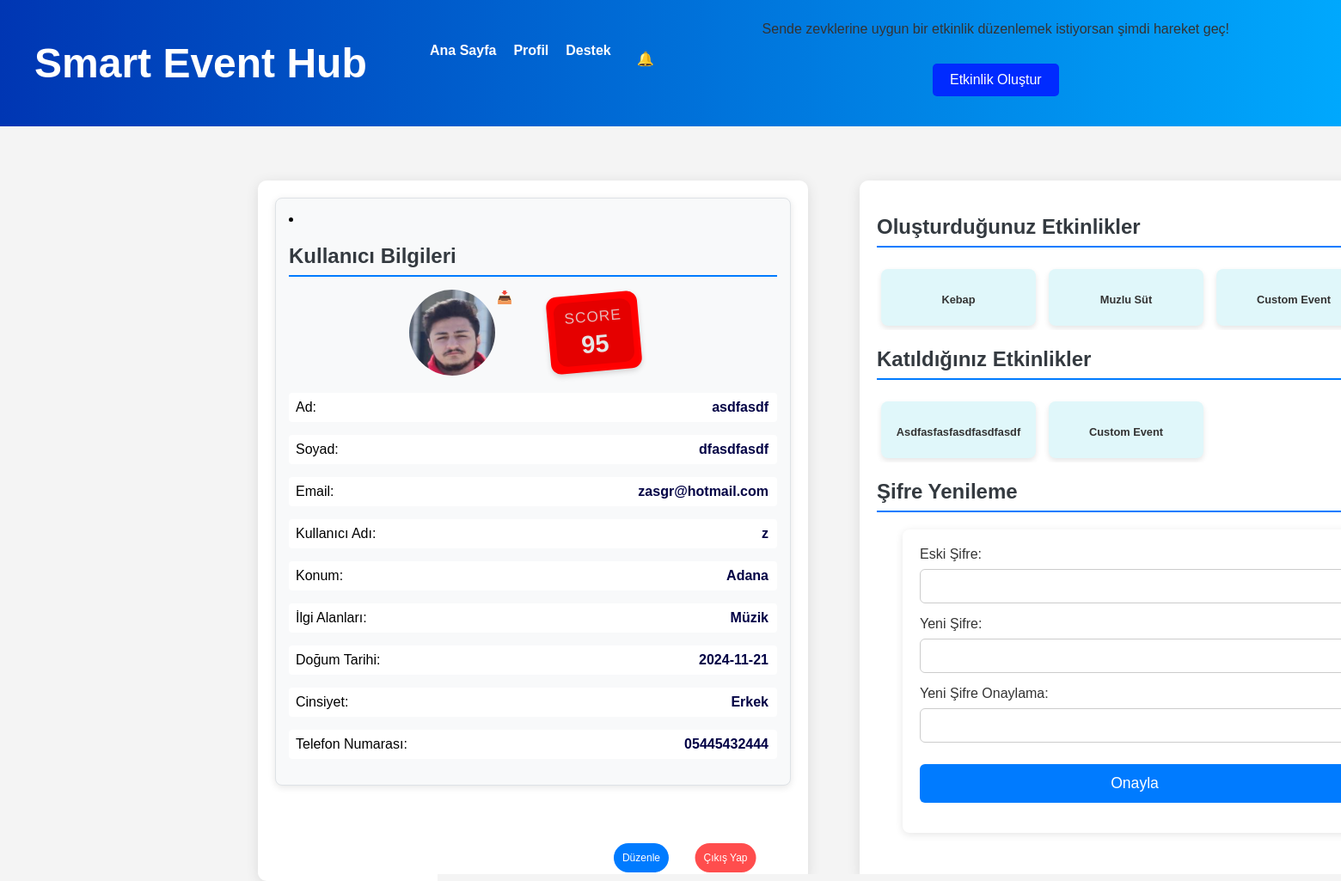
Screenshot of /profile (signed in) with the database file from the repository.
### tables this page shows
CREATE TABLE users (
        ID INTEGER PRIMARY KEY AUTOINCREMENT,
        username TEXT NOT NULL UNIQUE,
        password TEXT NOT NULL,
        email TEXT NOT NULL UNIQUE,
        location TEXT NOT NULL,
        interests TEXT NOT NULL,
        first_name TEXT NOT NULL,
        last_name TEXT NOT NULL,
        birth_date TEXT NOT NULL,
        gender TEXT NOT NULL,
        phone_number TEXT NOT NULL UNIQUE,
        profile_photo TEXT NOT NULL,
        status TEXT NOT NULL DEFAULT 'user'
    );

CREATE TABLE events (
        ID INTEGER PRIMARY KEY AUTOINCREMENT,
        event_name TEXT NOT NULL,
        description TEXT NOT NULL,
        startDate TEXT NOT NULL,
        finishDate TEXT NOT NULL,
        startTime TEXT NOT NULL,
        finishTime TEXT NOT NULL,
        duration TEXT NOT NULL,
        city TEXT NOT NULL,        
        address TEXT NOT NULL,        
        category TEXT NOT NULL,
        creator_username TEXT NOT NULL,
        isApproved BOOLEAN DEFAULT FALSE NOT NULL
    );

### app.py (the view)
@app.route('/profile')
def profile():
    user_data = session.get('user')
    if user_data:
        print(f"User Data: {user_data}")
        interests = user_data.get('interests', [])
        if isinstance(interests, list):
            interests_list = interests
        else:
            interests_list = interests.split(', ') if interests else []
        username = user_data.get('username')
        user_events = get_created_events_by_username(username)
        attended_events = get_user_attended_events(get_user_id_by_username(username))
        user_score = get_user_score(get_user_id_by_username(username))
        return render_template('userProfile.html', user=user_data, interests=interests_list, user_events=user_events, attended_events = attended_events, score=user_score)
    else:
        flash('Lütfen önce giriş yapın!')
        return redirect(url_for('login_form'))

### database.py (called while the page is built)
def get_db_connection():
    conn = sqlite3.connect(DATABASE)
    conn.row_factory = sqlite3.Row
    return conn

def get_user_score(user_id):
    conn = sqlite3.connect(DATABASE)
    cursor = conn.cursor()
    try:
        cursor.execute('''
            SELECT points FROM scores
            WHERE user_ID = ?
        ''', (user_id,))
        result = cursor.fetchone()
        if result:
            return result[0]
        else:
            return 0
    except Exception as e:
        print(f"Bir hata oluştu: {e}")
        return None
    finally:
        conn.close()

def get_user_id_by_username(username):
    conn = sqlite3.connect(DATABASE)
    cursor = conn.cursor()
    cursor.execute("SELECT ID FROM users WHERE username = ?", (username,))
    user = cursor.fetchone()
    if user:
        return user[0]
    else:
        return None
    conn.close()

def get_created_events_by_username(username):
    conn = get_db_connection()
    cursor = conn.cursor()
    cursor.execute('''
        SELECT * FROM events WHERE creator_username = ?
    ''', (username,))
    events = cursor.fetchall()
    conn.close()
    return events

### templates/userProfile.html (shortened to what this page needs)
<!DOCTYPE html>
<html lang="tr">
<head>
    <link rel="stylesheet" href="{{ url_for('static', filename='css/user_style.css') }}">
</head>
<body>
        {% include 'header.html' %}
        <div class="info-container">
        <section class="user-info">
            <li>
                <form action="{{ url_for('logout') }}" method="POST">
                    <button type="submit" class="logout-button">Çıkış Yap</button>
                </form>
            </li>
            <h2>Kullanıcı Bilgileri</h2>
            <button class="edit" onclick="redirectToEditProfile()">Düzenle</button>
            <div class="user-details">
                <div class="profile-picture-container">
                    <img src="{{ url_for('static', filename=user.profile_photo) }}" alt="Profil Fotoğrafı" class="profile-picture">
                    <button class="update-picture-btn" onclick="triggerFileInput()">📥</button>
                <div class="rating-container">
                    <span class="score-label">Score</span>
                    <span class="rating-text" id="scoreText" data-score="{{ score }}"> {{ score }} </span>
                </div>
                </div>
                <div class="user-details">
                    <div class="user-info-item">
                        <p>Ad: <span class="highlight" id="first-name">{{ user.first_name }}</span></p>
                    </div>
                    <div class="user-info-item">
                        <p>Soyad: <span class="highlight" id="last-name">{{ user.last_name }}</span></p>
                    </div>
                    <div class="user-info-item">
                        <p>Email: <span class="highlight " id="email">{{ user.email }}</span></p>
                    </div>
                    <div class="user-info-item">
                        <p>Kullanıcı Adı: <span class="highlight" id="username">{{ user.username }}</span></p>
                    </div>
                    <div class="user-info-item">
                        <p>Konum: <span class="highlight" id="location">{{ user.location }}</span></p>
                    </div>
                    <div class="user-info-item">
                    <p>İlgi Alanları:
                    <span class="highlight" id="interests-display">
                        {% for interest in interests %}
                            {{ interest }}<br>
                        {% endfor %}
                    </span>
                </p>
                    </div>
                    <div class="user-info-item">
                        <p>Doğum Tarihi: <span class="highlight" id="birth-date">{{ user.birthday }}</span></p>
                    </div>
                    <div class="user-info-item">
                        <p>Cinsiyet: <span class="highlight" id="gender">{{ user.gender }}</span></p>
                    </div>
                    <div class="user-info-item">
                        <p>Telefon Numarası: <span class="highlight" id="phone-number">{{ user.phone_number }}</span></p>
                    </div>
                </div>
            </div>
        </section>
    </div>
    <div class="event-container">
        <h2>Oluşturduğunuz Etkinlikler</h2>
            <div class="event-list">
                {% for event in user_events %}
                    <a href="{{ url_for('event_detail', event_id=event.ID) }}" class="link">
                        <div class="event-card">
                                <h3 class="event-title">{{ event['event_name'] }}</h3>
                        </div>
                    </a>
                {% else %}
                    <p>Oluşturduğunuz bir etkinlik bulunmamaktadır.</p>
                {% endfor %}
            </div>
        <h2>Katıldığınız Etkinlikler</h2>
                <div class="event-list">
                {% for event in attended_events %}
                    <a href="{{ url_for('event_detail', event_id=event.ID) }}" class="link">
                        <div class="event-card">
                                <h3 class="event-title">{{ event['event_name'] }}</h3>
                        </div>
                    </a>
                {% else %}
                    <p>Katıldığınız bir etkinlik bulunmamaktadır.</p>
                {% endfor %}
            </div>
        <h2>Şifre Yenileme</h2>
        <div class="password-reset">
            <div>
                <label for="old-password">Eski Şifre:</label>
                <input type="password" id="old-password" name="old-password">
            </div>
            <div>
                <label for="new-password">Yeni Şifre:</label>
                <input type="password" id="new-password" name="new-password">
            </div>
            <div>
                <label for="confirm-new-password">Yeni Şifre Onaylama:</label>
                <input type="password" id="confirm-new-password" name="confirm-new-password">
            </div>
            <div>
                <button class="resetPassword" onclick="resetPassword()">Onayla</button>
            </div>
        </div>
    </div>
</body>
</html>

### templates/header.html (shortened to what this page needs)
<!DOCTYPE html>
<html lang="tr">
<head>
    <link rel="stylesheet" href="{{ url_for('static', filename='css/header_style.css') }}">
</head>
<body>
    <header>
        <h1>Smart Event Hub</h1>
        <nav>
            <ul class="nav-links">
                <li><a href="{{ url_for('main_page') }}">Ana Sayfa</a></li>
                <li><a href="{{ url_for('profile') }}">Profil</a></li>
                <li><a href="#">Destek</a></li>
                <li>
                    <div class="notification-container">
                        <button class="notification-button" onclick="toggleNotifications()">🔔</button>
                    </div>
                </li>
            </ul>
        </nav>
        <div class="event-action">
            <p class="event-info">Sende zevklerine uygun bir etkinlik düzenlemek istiyorsan şimdi hareket geç!</p>
            <a href="{{ url_for('event_create') }}">
                <button class="add-event-button">Etkinlik Oluştur</button>
            </a>
        </div>
    </header>
</body>
</html>

### static/css/header_style.css (style rules this page uses)
body, html { margin: 0; padding: 0; width: 100%; height: 100%; }
header { display: flex; align-items: center; justify-content: space-between; background: linear-gradient(to right, #0036b3, #00Abff); color: black; padding: 15px 20px; width: 100%; }
h1 { font-size: 48px; color: white; text-align: left; padding-left: 20px; margin: 5px 0; font-weight: bold; flex-grow: 1; }
nav { margin: 0 auto; padding: 20px; width: fit-content; }
.nav-links { list-style: none; display: flex; gap: 20px; margin: 0; padding: 0; position: absolute; top: 50px; left: 500px; }
.nav-links li a { text-decoration: none; color: white; font-weight: bold; }
.event-action { display: flex; flex-direction: column; align-items: center; margin-bottom: 20px; margin-left: 150px; position: relative; left: -150px; }
.event-info { font-size: 1em; color: #333; margin-top: 10px; text-align: left; }
.add-event-button { background-color: #002bff; color: white; border: none; padding: 10px 20px; cursor: pointer; border-radius: 5px; margin-top: 15px; transition: background-color 0.3s; }
.notification-button { background-color: transparent; border: none; color: white; padding: 10px; cursor: pointer; font-size: 16px; position: absolute; top: 10px; right: 10px; }
.notification-container { position: relative; display: inline-block; top: -35px; left: 50px; }

### rows the page displays
users: last_name "dfasdfasdf", email "zasgr@hotmail.com", gender "Erkek"
events: event_name "Kebap"
events: event_name "Muzlu Süt"
events: event_name "Custom Event"
events: event_name "Asdfasfasfasdfasdfasdf"

### other values shown
{{ score }} "95"
{{ user.first_name }} "asdfasdf"
{{ user.username }} "z"
{{ user.location }} "Adana"
{{ interest }} "Müzik"
{{ user.birthday }} "2024-11-21"
{{ user.phone_number }} "05445432444"
